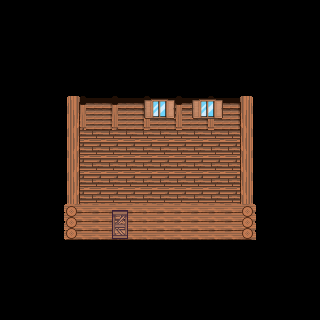

This is a level from a 2D game, rendered from its Tiled map with the project's own tilesets. A one-line summary and the complete map file follow:
An orthogonal 20x20 tile map with 16x16 px tiles, 4 tile layers (Vrstva dlaždic 0, Vrstva dlaždic 1, Vrstva dlaždic 2, Vrstva dlaždic 3), 2 tilesets.

<map version="1.0" tiledversion="1.1.6" orientation="orthogonal" renderorder="right-down" width="20" height="20" tilewidth="16" tileheight="16" infinite="0" nextobjectid="1">
 <tileset firstgid="1" name="tileset_chajda_interier" tilewidth="16" tileheight="16" tilecount="180" columns="12">
  <image source="tileset_chajda_interier.png" width="192" height="240" />
 </tileset>
 <tileset firstgid="181" name="cerny_flek" tilewidth="16" tileheight="16" tilecount="1" columns="1">
  <image source="black_image.png" width="16" height="16" />
 </tileset>
 <layer name="Vrstva dlaždic 0" width="20" height="20">
  <data encoding="csv">
181,181,181,181,181,181,181,181,181,181,181,181,181,181,181,181,181,181,181,181,
181,181,181,181,181,181,181,181,181,181,181,181,181,181,181,181,181,181,181,181,
181,181,181,181,181,181,181,181,181,181,181,181,181,181,181,181,181,181,181,181,
181,181,181,181,181,181,181,181,181,181,181,181,181,181,181,181,181,181,181,181,
181,181,181,181,181,181,181,181,181,181,181,181,181,181,181,181,181,181,181,181,
181,181,181,181,181,181,181,181,181,181,181,181,181,181,181,181,181,181,181,181,
181,181,181,181,181,181,181,181,181,181,181,181,181,181,181,181,181,181,181,181,
181,181,181,181,181,181,181,181,181,181,181,181,181,181,181,181,181,181,181,181,
181,181,181,181,181,0,0,0,0,0,0,0,0,0,0,181,181,181,181,181,
181,181,181,181,181,0,0,0,0,0,0,0,0,0,0,181,181,181,181,181,
181,181,181,181,181,0,0,0,0,0,0,0,0,0,0,181,181,181,181,181,
181,181,181,181,181,0,0,0,0,0,0,0,0,0,0,181,181,181,181,181,
181,181,181,181,181,0,0,0,0,0,0,0,0,0,0,181,181,181,181,181,
181,181,181,181,181,0,0,0,0,0,0,0,0,0,0,181,181,181,181,181,
181,181,181,181,181,0,0,0,0,0,0,0,0,0,0,181,181,181,181,181,
181,181,181,181,181,181,181,181,181,181,181,181,181,181,181,181,181,181,181,181,
181,181,181,181,181,181,181,181,181,181,181,181,181,181,181,181,181,181,181,181,
181,181,181,181,181,181,181,181,181,181,181,181,181,181,181,181,181,181,181,181,
181,181,181,181,181,181,181,181,181,181,181,181,181,181,181,181,181,181,181,181,
181,181,181,181,181,181,181,181,181,181,181,181,181,181,181,181,181,181,181,181
</data>
 </layer>
 <layer name="Vrstva dlaždic 1" width="20" height="20">
  <data encoding="csv">
0,0,0,0,0,0,0,0,0,0,0,0,0,0,0,0,0,0,0,0,
0,0,0,0,0,0,0,0,0,0,0,0,0,0,0,0,0,0,0,0,
0,0,0,0,0,0,0,0,0,0,0,0,0,0,0,0,0,0,0,0,
0,0,0,0,0,0,0,0,0,0,0,0,0,0,0,0,0,0,0,0,
0,0,0,0,0,0,0,0,0,0,0,0,0,0,0,0,0,0,0,0,
0,0,0,0,0,0,0,0,0,0,0,0,0,0,0,0,0,0,0,0,
0,0,0,0,37,38,39,40,41,42,43,44,45,46,47,48,0,0,0,0,
0,0,0,0,49,50,51,52,53,54,55,56,57,58,59,60,0,0,0,0,
0,0,0,0,61,62,63,64,65,66,67,68,69,70,71,72,0,0,0,0,
0,0,0,0,73,74,75,76,77,78,79,80,81,82,83,84,0,0,0,0,
0,0,0,0,85,86,87,88,89,90,91,92,93,94,95,96,0,0,0,0,
0,0,0,0,97,98,99,100,101,102,103,104,105,106,107,108,0,0,0,0,
0,0,0,0,109,110,111,112,113,114,115,116,117,118,119,120,0,0,0,0,
0,0,0,0,121,122,123,124,125,126,127,128,129,130,131,132,0,0,0,0,
0,0,0,0,133,134,135,136,137,138,139,140,141,142,143,144,0,0,0,0,
0,0,0,0,0,0,0,0,0,0,0,0,0,0,0,0,0,0,0,0,
0,0,0,0,0,0,0,0,0,0,0,0,0,0,0,0,0,0,0,0,
0,0,0,0,0,0,0,0,0,0,0,0,0,0,0,0,0,0,0,0,
0,0,0,0,0,0,0,0,0,0,0,0,0,0,0,0,0,0,0,0,
0,0,0,0,0,0,0,0,0,0,0,0,0,0,0,0,0,0,0,0
</data>
 </layer>
 <layer name="Vrstva dlaždic 2" width="20" height="20">
  <data encoding="csv">
0,0,0,0,0,0,0,0,0,0,0,0,0,0,0,0,0,0,0,0,
0,0,0,0,0,0,0,0,0,0,0,0,0,0,0,0,0,0,0,0,
0,0,0,0,0,0,0,0,0,0,0,0,0,0,0,0,0,0,0,0,
0,0,0,0,0,0,0,0,0,0,0,0,0,0,0,0,0,0,0,0,
0,0,0,0,0,0,0,0,0,0,0,0,0,0,0,0,0,0,0,0,
0,0,0,0,0,0,0,0,0,0,0,0,0,0,0,0,0,0,0,0,
0,0,0,0,0,0,0,0,0,0,0,0,0,0,0,0,0,0,0,0,
0,0,0,0,0,0,0,0,0,0,0,0,0,0,0,0,0,0,0,0,
0,0,0,0,0,0,0,0,0,0,0,0,0,0,0,0,0,0,0,0,
0,0,0,0,0,0,0,0,0,0,0,0,0,0,0,0,0,0,0,0,
0,0,0,0,0,0,0,0,0,0,0,0,0,0,0,0,0,0,0,0,
0,0,0,0,0,0,0,0,0,0,0,0,0,0,0,0,0,0,0,0,
0,0,0,0,0,0,0,0,0,0,0,0,0,0,0,0,0,0,0,0,
0,0,0,0,0,0,0,11,0,0,0,0,0,0,0,0,0,0,0,0,
0,0,0,0,0,0,0,23,0,0,0,0,0,0,0,0,0,0,0,0,
0,0,0,0,0,0,0,0,0,0,0,0,0,0,0,0,0,0,0,0,
0,0,0,0,0,0,0,0,0,0,0,0,0,0,0,0,0,0,0,0,
0,0,0,0,0,0,0,0,0,0,0,0,0,0,0,0,0,0,0,0,
0,0,0,0,0,0,0,0,0,0,0,0,0,0,0,0,0,0,0,0,
0,0,0,0,0,0,0,0,0,0,0,0,0,0,0,0,0,0,0,0
</data>
 </layer>
 <layer name="Vrstva dlaždic 3" width="20" height="20">
  <data encoding="csv">
0,0,0,0,0,0,0,0,0,0,0,0,0,0,0,0,0,0,0,0,
0,0,0,0,0,0,0,0,0,0,0,0,0,0,0,0,0,0,0,0,
0,0,0,0,0,0,0,0,0,0,0,0,0,0,0,0,0,0,0,0,
0,0,0,0,0,0,0,0,0,0,0,0,0,0,0,0,0,0,0,0,
0,0,0,0,0,0,0,0,0,0,0,0,0,0,0,0,0,0,0,0,
0,0,0,0,0,0,0,0,0,0,0,0,0,0,0,0,0,0,0,0,
0,0,0,0,0,0,0,0,0,147,148,0,147,148,0,0,0,0,0,0,
0,0,0,0,0,0,0,0,0,159,160,0,159,160,0,0,0,0,0,0,
0,0,0,0,0,0,0,0,0,0,0,0,0,0,0,0,0,0,0,0,
0,0,0,0,0,0,0,0,0,0,0,0,0,0,0,0,0,0,0,0,
0,0,0,0,0,0,0,0,0,0,0,0,0,0,0,0,0,0,0,0,
0,0,0,0,0,0,0,0,0,0,0,0,0,0,0,0,0,0,0,0,
0,0,0,0,0,0,0,0,0,0,0,0,0,0,0,0,0,0,0,0,
0,0,0,0,0,0,0,0,0,0,0,0,0,0,0,0,0,0,0,0,
0,0,0,0,0,0,0,0,0,0,0,0,0,0,0,0,0,0,0,0,
0,0,0,0,0,0,0,0,0,0,0,0,0,0,0,0,0,0,0,0,
0,0,0,0,0,0,0,0,0,0,0,0,0,0,0,0,0,0,0,0,
0,0,0,0,0,0,0,0,0,0,0,0,0,0,0,0,0,0,0,0,
0,0,0,0,0,0,0,0,0,0,0,0,0,0,0,0,0,0,0,0,
0,0,0,0,0,0,0,0,0,0,0,0,0,0,0,0,0,0,0,0
</data>
 </layer>
</map>
